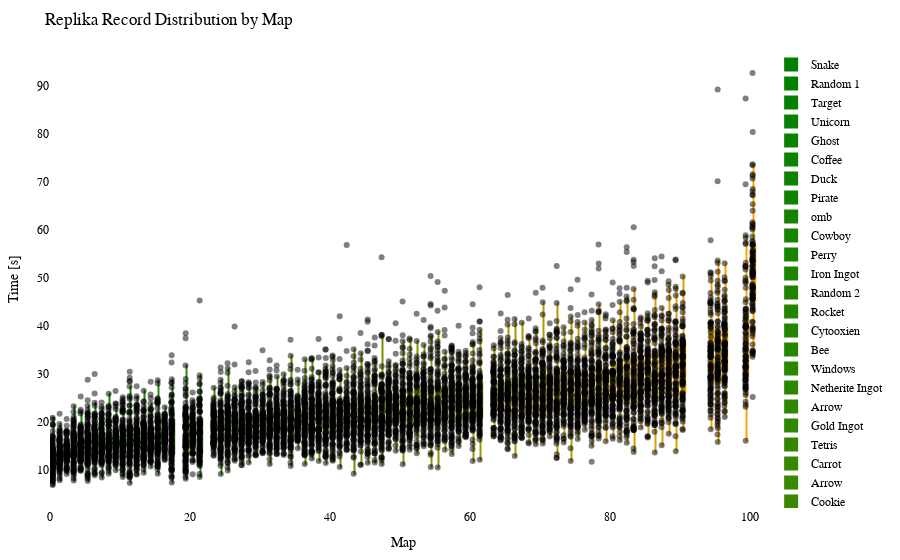

The notebook cell this image was saved under:
### Code cell
import plotly.graph_objects as go
import plotly.io as pio
from matplotlib.colors import LinearSegmentedColormap, to_hex

df = getRecordsDataframe(minigame="Replika")

# sort df columns by mean value 
df = df.reindex(df.mean().sort_values().index, axis=1)

# drop sum column
df = df.drop(columns=["Sum"])

# replace 25 with NaN
df = df.replace(25, np.nan)

# remove "ms " from column names
df.columns = df.columns.str.replace('ms ', '')

# Exclude the first column (assuming it's the column you don't want to include)
df_to_html = df.iloc[:, 1:]

# Calculate the offset for centering the data points
num_columns = len(df_to_html.columns)
offset = 0.5

# Create a green to orange gradient
cmap = LinearSegmentedColormap.from_list("green_orange", ["green", "orange"])
colors = [to_hex(cmap(i / (num_columns - 1))) for i in range(num_columns)]

# Create a Swarm plot using Plotly
fig = go.Figure()

for i, (column, color) in enumerate(zip(df_to_html.columns, colors)):
    x_values = [i + offset] * len(df_to_html[column])  # Adjust x-values with offset for horizontal centering
    fig.add_trace(go.Box(x=x_values,
                         y=df_to_html[column],
                         name=column,
                         boxpoints='all',
                         pointpos=-0.5,  # Adjust point position to prevent overlapping
                         marker=dict(color='rgba(0,0,0,0.5)', size=6),  # Adjust marker color and size
                         line=dict(color=color),
                         fillcolor=color,
                         hovertext=df_to_html.index,
                         hoverinfo='name+text+y',
                         showlegend=True))

fig.update_layout(title="Replika Record Distribution by Map",
                  xaxis=dict(title="Map"),
                  yaxis=dict(title="Time [s]"),
                  showlegend=True,
                  font=dict(family="Arial", size=12, color="black"),  # Customize font
                  plot_bgcolor="white",  # Set background color
                  margin=dict(l=50, r=50, t=50, b=50),  # Adjust margins for better layout
                  )

# Show the figure
fig.show()

# Export the plot to an HTML file
pio.write_html(fig, "out/repl_swarm_plot.html")

### Figure 1 — Plotly figure (JSON) as saved in the notebook; plotly's stock layout.template omitted (floating-point values rounded to 4 significant figures; data arrays with more than 128 entries replaced by an {"elided": "..."} marker saying what was removed)
{"data": [{"boxpoints": "all", "fillcolor": "#008000", "hoverinfo": "name+text+y", "hovertext": {"elided": "155 str values"}, "line": {"color": "#008000"}, "marker": {"color": "rgba(0,0,0,0.5)", "size": 6}, "name": "Snake", "pointpos": -0.5, "showlegend": true, "type": "box", "x": {"elided": "155 float values"}, "y": {"elided": "155 float values"}}, {"boxpoints": "all", "fillcolor": "#028000", "hoverinfo": "name+text+y", "hovertext": {"elided": "155 str values"}, "line": {"color": "#028000"}, "marker": {"color": "rgba(0,0,0,0.5)", "size": 6}, "name": "Random 1", "pointpos": -0.5, "showlegend": true, "type": "box", "x": {"elided": "155 float values"}, "y": {"elided": "155 float values"}}, {"boxpoints": "all", "fillcolor": "#058100", "hoverinfo": "name+text+y", "hovertext": {"elided": "155 str values"}, "line": {"color": "#058100"}, "marker": {"color": "rgba(0,0,0,0.5)", "size": 6}, "name": "Target", "pointpos": -0.5, "showlegend": true, "type": "box", "x": {"elided": "155 float values"}, "y": {"elided": "155 float values"}}, {"boxpoints": "all", "fillcolor": "#078100", "hoverinfo": "name+text+y", "hovertext": {"elided": "155 str values"}, "line": {"color": "#078100"}, "marker": {"color": "rgba(0,0,0,0.5)", "size": 6}, "name": "Unicorn", "pointpos": -0.5, "showlegend": true, "type": "box", "x": {"elided": "155 float values"}, "y": {"elided": "155 float values"}}, {"boxpoints": "all", "fillcolor": "#0a8100", "hoverinfo": "name+text+y", "hovertext": {"elided": "155 str values"}, "line": {"color": "#0a8100"}, "marker": {"color": "rgba(0,0,0,0.5)", "size": 6}, "name": "Ghost", "pointpos": -0.5, "showlegend": true, "type": "box", "x": {"elided": "155 float values"}, "y": {"elided": "155 float values"}}, {"boxpoints": "all", "fillcolor": "#0c8200", "hoverinfo": "name+text+y", "hovertext": {"elided": "155 str values"}, "line": {"color": "#0c8200"}, "marker": {"color": "rgba(0,0,0,0.5)", "size": 6}, "name": "Coffee", "pointpos": -0.5, "showlegend": true, "type": "box", "x": {"elided": "155 float values"}, "y": {"elided": "155 float values"}}, {"boxpoints": "all", "fillcolor": "#0f8200", "hoverinfo": "name+text+y", "hovertext": {"elided": "155 str values"}, "line": {"color": "#0f8200"}, "marker": {"color": "rgba(0,0,0,0.5)", "size": 6}, "name": "Duck", "pointpos": -0.5, "showlegend": true, "type": "box", "x": {"elided": "155 float values"}, "y": {"elided": "155 float values"}}, {"boxpoints": "all", "fillcolor": "#118200", "hoverinfo": "name+text+y", "hovertext": {"elided": "155 str values"}, "line": {"color": "#118200"}, "marker": {"color": "rgba(0,0,0,0.5)", "size": 6}, "name": "Pirate", "pointpos": -0.5, "showlegend": true, "type": "box", "x": {"elided": "155 float values"}, "y": {"elided": "155 float values"}}, {"boxpoints": "all", "fillcolor": "#148300", "hoverinfo": "name+text+y", "hovertext": {"elided": "155 str values"}, "line": {"color": "#148300"}, "marker": {"color": "rgba(0,0,0,0.5)", "size": 6}, "name": "omb", "pointpos": -0.5, "showlegend": true, "type": "box", "x": {"elided": "155 float values"}, "y": {"elided": "155 float values"}}, {"boxpoints": "all", "fillcolor": "#178300", "hoverinfo": "name+text+y", "hovertext": {"elided": "155 str values"}, "line": {"color": "#178300"}, "marker": {"color": "rgba(0,0,0,0.5)", "size": 6}, "name": "Cowboy", "pointpos": -0.5, "showlegend": true, "type": "box", "x": {"elided": "155 float values"}, "y": {"elided": "155 float values"}}, {"boxpoints": "all", "fillcolor": "#198400", "hoverinfo": "name+text+y", "hovertext": {"elided": "155 str values"}, "line": {"color": "#198400"}, "marker": {"color": "rgba(0,0,0,0.5)", "size": 6}, "name": "Perry", "pointpos": -0.5, "showlegend": true, "type": "box", "x": {"elided": "155 float values"}, "y": {"elided": "155 float values"}}, {"boxpoints": "all", "fillcolor": "#1c8400", "hoverinfo": "name+text+y", "hovertext": {"elided": "155 str values"}, "line": {"color": "#1c8400"}, "marker": {"color": "rgba(0,0,0,0.5)", "size": 6}, "name": "Iron Ingot", "pointpos": -0.5, "showlegend": true, "type": "box", "x": {"elided": "155 float values"}, "y": {"elided": "155 float values"}}, {"boxpoints": "all", "fillcolor": "#1e8400", "hoverinfo": "name+text+y", "hovertext": {"elided": "155 str values"}, "line": {"color": "#1e8400"}, "marker": {"color": "rgba(0,0,0,0.5)", "size": 6}, "name": "Random 2", "pointpos": -0.5, "showlegend": true, "type": "box", "x": {"elided": "155 float values"}, "y": {"elided": "155 float values"}}, {"boxpoints": "all", "fillcolor": "#218500", "hoverinfo": "name+text+y", "hovertext": {"elided": "155 str values"}, "line": {"color": "#218500"}, "marker": {"color": "rgba(0,0,0,0.5)", "size": 6}, "name": "Rocket", "pointpos": -0.5, "showlegend": true, "type": "box", "x": {"elided": "155 float values"}, "y": {"elided": "155 float values"}}, {"boxpoints": "all", "fillcolor": "#238500", "hoverinfo": "name+text+y", "hovertext": {"elided": "155 str values"}, "line": {"color": "#238500"}, "marker": {"color": "rgba(0,0,0,0.5)", "size": 6}, "name": "Cytooxien", "pointpos": -0.5, "showlegend": true, "type": "box", "x": {"elided": "155 float values"}, "y": {"elided": "155 float values"}}, {"boxpoints": "all", "fillcolor": "#268600", "hoverinfo": "name+text+y", "hovertext": {"elided": "155 str values"}, "line": {"color": "#268600"}, "marker": {"color": "rgba(0,0,0,0.5)", "size": 6}, "name": "Bee", "pointpos": -0.5, "showlegend": true, "type": "box", "x": {"elided": "155 float values"}, "y": {"elided": "155 float values"}}, {"boxpoints": "all", "fillcolor": "#288600", "hoverinfo": "name+text+y", "hovertext": {"elided": "155 str values"}, "line": {"color": "#288600"}, "marker": {"color": "rgba(0,0,0,0.5)", "size": 6}, "name": "Windows", "pointpos": -0.5, "showlegend": true, "type": "box", "x": {"elided": "155 float values"}, "y": {"elided": "155 float values"}}, {"boxpoints": "all", "fillcolor": "#2b8600", "hoverinfo": "name+text+y", "hovertext": {"elided": "155 str values"}, "line": {"color": "#2b8600"}, "marker": {"color": "rgba(0,0,0,0.5)", "size": 6}, "name": "Netherite Ingot", "pointpos": -0.5, "showlegend": true, "type": "box", "x": {"elided": "155 float values"}, "y": {"elided": "155 float values"}}, {"boxpoints": "all", "fillcolor": "#2e8700", "hoverinfo": "name+text+y", "hovertext": {"elided": "155 str values"}, "line": {"color": "#2e8700"}, "marker": {"color": "rgba(0,0,0,0.5)", "size": 6}, "name": "Arrow", "pointpos": -0.5, "showlegend": true, "type": "box", "x": {"elided": "155 float values"}, "y": {"elided": "155x2 float values"}}, {"boxpoints": "all", "fillcolor": "#308700", "hoverinfo": "name+text+y", "hovertext": {"elided": "155 str values"}, "line": {"color": "#308700"}, "marker": {"color": "rgba(0,0,0,0.5)", "size": 6}, "name": "Gold Ingot", "pointpos": -0.5, "showlegend": true, "type": "box", "x": {"elided": "155 float values"}, "y": {"elided": "155 float values"}}, {"boxpoints": "all", "fillcolor": "#338700", "hoverinfo": "name+text+y", "hovertext": {"elided": "155 str values"}, "line": {"color": "#338700"}, "marker": {"color": "rgba(0,0,0,0.5)", "size": 6}, "name": "Tetris", "pointpos": -0.5, "showlegend": true, "type": "box", "x": {"elided": "155 float values"}, "y": {"elided": "155 float values"}}, {"boxpoints": "all", "fillcolor": "#358800", "hoverinfo": "name+text+y", "hovertext": {"elided": "155 str values"}, "line": {"color": "#358800"}, "marker": {"color": "rgba(0,0,0,0.5)", "size": 6}, "name": "Carrot", "pointpos": -0.5, "showlegend": true, "type": "box", "x": {"elided": "155 float values"}, "y": {"elided": "155 float values"}}, {"boxpoints": "all", "fillcolor": "#388800", "hoverinfo": "name+text+y", "hovertext": {"elided": "155 str values"}, "line": {"color": "#388800"}, "marker": {"color": "rgba(0,0,0,0.5)", "size": 6}, "name": "Arrow", "pointpos": -0.5, "showlegend": true, "type": "box", "x": {"elided": "155 float values"}, "y": {"elided": "155x2 float values"}}, {"boxpoints": "all", "fillcolor": "#3a8800", "hoverinfo": "name+text+y", "hovertext": {"elided": "155 str values"}, "line": {"color": "#3a8800"}, "marker": {"color": "rgba(0,0,0,0.5)", "size": 6}, "name": "Cookie", "pointpos": -0.5, "showlegend": true, "type": "box", "x": {"elided": "155 float values"}, "y": {"elided": "155 float values"}}, {"boxpoints": "all", "fillcolor": "#3d8900", "hoverinfo": "name+text+y", "hovertext": {"elided": "155 str values"}, "line": {"color": "#3d8900"}, "marker": {"color": "rgba(0,0,0,0.5)", "size": 6}, "name": "Krabs", "pointpos": -0.5, "showlegend": true, "type": "box", "x": {"elided": "155 float values"}, "y": {"elided": "155 float values"}}, {"boxpoints": "all", "fillcolor": "#408900", "hoverinfo": "name+text+y", "hovertext": {"elided": "155 str values"}, "line": {"color": "#408900"}, "marker": {"color": "rgba(0,0,0,0.5)", "size": 6}, "name": "Poppy", "pointpos": -0.5, "showlegend": true, "type": "box", "x": {"elided": "155 float values"}, "y": {"elided": "155 float values"}}, {"boxpoints": "all", "fillcolor": "#428a00", "hoverinfo": "name+text+y", "hovertext": {"elided": "155 str values"}, "line": {"color": "#428a00"}, "marker": {"color": "rgba(0,0,0,0.5)", "size": 6}, "name": "Koopa", "pointpos": -0.5, "showlegend": true, "type": "box", "x": {"elided": "155 float values"}, "y": {"elided": "155 float values"}}, {"boxpoints": "all", "fillcolor": "#458a00", "hoverinfo": "name+text+y", "hovertext": {"elided": "155 str values"}, "line": {"color": "#458a00"}, "marker": {"color": "rgba(0,0,0,0.5)", "size": 6}, "name": "Pacman Ghost", "pointpos": -0.5, "showlegend": true, "type": "box", "x": {"elided": "155 float values"}, "y": {"elided": "155 float values"}}, {"boxpoints": "all", "fillcolor": "#478a00", "hoverinfo": "name+text+y", "hovertext": {"elided": "155 str values"}, "line": {"color": "#478a00"}, "marker": {"color": "rgba(0,0,0,0.5)", "size": 6}, "name": "Water Temple", "pointpos": -0.5, "showlegend": true, "type": "box", "x": {"elided": "155 float values"}, "y": {"elided": "155 float values"}}, {"boxpoints": "all", "fillcolor": "#4a8b00", "hoverinfo": "name+text+y", "hovertext": {"elided": "155 str values"}, "line": {"color": "#4a8b00"}, "marker": {"color": "rgba(0,0,0,0.5)", "size": 6}, "name": "Twitch", "pointpos": -0.5, "showlegend": true, "type": "box", "x": {"elided": "155 float values"}, "y": {"elided": "155 float values"}}, {"boxpoints": "all", "fillcolor": "#4c8b00", "hoverinfo": "name+text+y", "hovertext": {"elided": "155 str values"}, "line": {"color": "#4c8b00"}, "marker": {"color": "rgba(0,0,0,0.5)", "size": 6}, "name": "Controller", "pointpos": -0.5, "showlegend": true, "type": "box", "x": {"elided": "155 float values"}, "y": {"elided": "155 float values"}}, {"boxpoints": "all", "fillcolor": "#4f8b00", "hoverinfo": "name+text+y", "hovertext": {"elided": "155 str values"}, "line": {"color": "#4f8b00"}, "marker": {"color": "rgba(0,0,0,0.5)", "size": 6}, "name": "Mario", "pointpos": -0.5, "showlegend": true, "type": "box", "x": {"elided": "155 float values"}, "y": {"elided": "155 float values"}}, {"boxpoints": "all", "fillcolor": "#518c00", "hoverinfo": "name+text+y", "hovertext": {"elided": "155 str values"}, "line": {"color": "#518c00"}, "marker": {"color": "rgba(0,0,0,0.5)", "size": 6}, "name": "Diskette", "pointpos": -0.5, "showlegend": true, "type": "box", "x": {"elided": "155 float values"}, "y": {"elided": "155 float values"}}, {"boxpoints": "all", "fillcolor": "#548c00", "hoverinfo": "name+text+y", "hovertext": {"elided": "155 str values"}, "line": {"color": "#548c00"}, "marker": {"color": "rgba(0,0,0,0.5)", "size": 6}, "name": "Poke Ball", "pointpos": -0.5, "showlegend": true, "type": "box", "x": {"elided": "155 float values"}, "y": {"elided": "155 float values"}}, {"boxpoints": "all", "fillcolor": "#578d00", "hoverinfo": "name+text+y", "hovertext": {"elided": "155 str values"}, "line": {"color": "#578d00"}, "marker": {"color": "rgba(0,0,0,0.5)", "size": 6}, "name": "House", "pointpos": -0.5, "showlegend": true, "type": "box", "x": {"elided": "155 float values"}, "y": {"elided": "155 float values"}}, {"boxpoints": "all", "fillcolor": "#598d00", "hoverinfo": "name+text+y", "hovertext": {"elided": "155 str values"}, "line": {"color": "#598d00"}, "marker": {"color": "rgba(0,0,0,0.5)", "size": 6}, "name": "Camera", "pointpos": -0.5, "showlegend": true, "type": "box", "x": {"elided": "155 float values"}, "y": {"elided": "155 float values"}}, {"boxpoints": "all", "fillcolor": "#5c8d00", "hoverinfo": "name+text+y", "hovertext": {"elided": "155 str values"}, "line": {"color": "#5c8d00"}, "marker": {"color": "rgba(0,0,0,0.5)", "size": 6}, "name": "Caterpie", "pointpos": -0.5, "showlegend": true, "type": "box", "x": {"elided": "155 float values"}, "y": {"elided": "155 float values"}}, {"boxpoints": "all", "fillcolor": "#5e8e00", "hoverinfo": "name+text+y", "hovertext": {"elided": "155 str values"}, "line": {"color": "#5e8e00"}, "marker": {"color": "rgba(0,0,0,0.5)", "size": 6}, "name": "YouTube", "pointpos": -0.5, "showlegend": true, "type": "box", "x": {"elided": "155 float values"}, "y": {"elided": "155 float values"}}, {"boxpoints": "all", "fillcolor": "#618e00", "hoverinfo": "name+text+y", "hovertext": {"elided": "155 str values"}, "line": {"color": "#618e00"}, "marker": {"color": "rgba(0,0,0,0.5)", "size": 6}, "name": "Parrot", "pointpos": -0.5, "showlegend": true, "type": "box", "x": {"elided": "155 float values"}, "y": {"elided": "155 float values"}}, {"boxpoints": "all", "fillcolor": "#638e00", "hoverinfo": "name+text+y", "hovertext": {"elided": "155 str values"}, "line": {"color": "#638e00"}, "marker": {"color": "rgba(0,0,0,0.5)", "size": 6}, "name": "Sonic", "pointpos": -0.5, "showlegend": true, "type": "box", "x": {"elided": "155 float values"}, "y": {"elided": "155 float values"}}, {"boxpoints": "all", "fillcolor": "#668f00", "hoverinfo": "name+text+y", "hovertext": {"elided": "155 str values"}, "line": {"color": "#668f00"}, "marker": {"color": "rgba(0,0,0,0.5)", "size": 6}, "name": "Chicken", "pointpos": -0.5, "showlegend": true, "type": "box", "x": {"elided": "155 float values"}, "y": {"elided": "155 float values"}}, {"boxpoints": "all", "fillcolor": "#688f00", "hoverinfo": "name+text+y", "hovertext": {"elided": "155 str values"}, "line": {"color": "#688f00"}, "marker": {"color": "rgba(0,0,0,0.5)", "size": 6}, "name": "Baby Yoda", "pointpos": -0.5, "showlegend": true, "type": "box", "x": {"elided": "155 float values"}, "y": {"elided": "155 float values"}}, {"boxpoints": "all", "fillcolor": "#6b9000", "hoverinfo": "name+text+y", "hovertext": {"elided": "155 str values"}, "line": {"color": "#6b9000"}, "marker": {"color": "rgba(0,0,0,0.5)", "size": 6}, "name": "Twitter", "pointpos": -0.5, "showlegend": true, "type": "box", "x": {"elided": "155 float values"}, "y": {"elided": "155 float values"}}, {"boxpoints": "all", "fillcolor": "#6e9000", "hoverinfo": "name+text+y", "hovertext": {"elided": "155 str values"}, "line": {"color": "#6e9000"}, "marker": {"color": "rgba(0,0,0,0.5)", "size": 6}, "name": "Excavator", "pointpos": -0.5, "showlegend": true, "type": "box", "x": {"elided": "155 float values"}, "y": {"elided": "155 float values"}}, {"boxpoints": "all", "fillcolor": "#709000", "hoverinfo": "name+text+y", "hovertext": {"elided": "155 str values"}, "line": {"color": "#709000"}, "marker": {"color": "rgba(0,0,0,0.5)", "size": 6}, "name": "Fox", "pointpos": -0.5, "showlegend": true, "type": "box", "x": {"elided": "155 float values"}, "y": {"elided": "155 float values"}}, {"boxpoints": "all", "fillcolor": "#739100", "hoverinfo": "name+text+y", "hovertext": {"elided": "155 str values"}, "line": {"color": "#739100"}, "marker": {"color": "rgba(0,0,0,0.5)", "size": 6}, "name": "Frog", "pointpos": -0.5, "showlegend": true, "type": "box", "x": {"elided": "155 float values"}, "y": {"elided": "155 float values"}}, {"boxpoints": "all", "fillcolor": "#759100", "hoverinfo": "name+text+y", "hovertext": {"elided": "155 str values"}, "line": {"color": "#759100"}, "marker": {"color": "rgba(0,0,0,0.5)", "size": 6}, "name": "of Meat", "pointpos": -0.5, "showlegend": true, "type": "box", "x": {"elided": "155 float values"}, "y": {"elided": "155 float values"}}, {"boxpoints": "all", "fillcolor": "#789100", "hoverinfo": "name+text+y", "hovertext": {"elided": "155 str values"}, "line": {"color": "#789100"}, "marker": {"color": "rgba(0,0,0,0.5)", "size": 6}, "name": "Egg", "pointpos": -0.5, "showlegend": true, "type": "box", "x": {"elided": "155 float values"}, "y": {"elided": "155 float values"}}, {"boxpoints": "all", "fillcolor": "#7a9200", "hoverinfo": "name+text+y", "hovertext": {"elided": "155 str values"}, "line": {"color": "#7a9200"}, "marker": {"color": "rgba(0,0,0,0.5)", "size": 6}, "name": "Thinking", "pointpos": -0.5, "showlegend": true, "type": "box", "x": {"elided": "155 float values"}, "y": {"elided": "155 float values"}}, {"boxpoints": "all", "fillcolor": "#7d9200", "hoverinfo": "name+text+y", "hovertext": {"elided": "155 str values"}, "line": {"color": "#7d9200"}, "marker": {"color": "rgba(0,0,0,0.5)", "size": 6}, "name": "Thinking 2", "pointpos": -0.5, "showlegend": true, "type": "box", "x": {"elided": "155 float values"}, "y": {"elided": "155 float values"}}, {"boxpoints": "all", "fillcolor": "#809300", "hoverinfo": "name+text+y", "hovertext": {"elided": "155 str values"}, "line": {"color": "#809300"}, "marker": {"color": "rgba(0,0,0,0.5)", "size": 6}, "name": "The Sea", "pointpos": -0.5, "showlegend": true, "type": "box", "x": {"elided": "155 float values"}, "y": {"elided": "155 float values"}}, {"boxpoints": "all", "fillcolor": "#829300", "hoverinfo": "name+text+y", "hovertext": {"elided": "155 str values"}, "line": {"color": "#829300"}, "marker": {"color": "rgba(0,0,0,0.5)", "size": 6}, "name": "Tree", "pointpos": -0.5, "showlegend": true, "type": "box", "x": {"elided": "155 float values"}, "y": {"elided": "155 float values"}}, {"boxpoints": "all", "fillcolor": "#859300", "hoverinfo": "name+text+y", "hovertext": {"elided": "155 str values"}, "line": {"color": "#859300"}, "marker": {"color": "rgba(0,0,0,0.5)", "size": 6}, "name": "ppHop 2", "pointpos": -0.5, "showlegend": true, "type": "box", "x": {"elided": "155 float values"}, "y": {"elided": "155 float values"}}, {"boxpoints": "all", "fillcolor": "#879400", "hoverinfo": "name+text+y", "hovertext": {"elided": "155 str values"}, "line": {"color": "#879400"}, "marker": {"color": "rgba(0,0,0,0.5)", "size": 6}, "name": "Heart", "pointpos": -0.5, "showlegend": true, "type": "box", "x": {"elided": "155 float values"}, "y": {"elided": "155 float values"}}, {"boxpoints": "all", "fillcolor": "#8a9400", "hoverinfo": "name+text+y", "hovertext": {"elided": "155 str values"}, "line": {"color": "#8a9400"}, "marker": {"color": "rgba(0,0,0,0.5)", "size": 6}, "name": "Pizza", "pointpos": -0.5, "showlegend": true, "type": "box", "x": {"elided": "155 float values"}, "y": {"elided": "155 float values"}}, {"boxpoints": "all", "fillcolor": "#8c9400", "hoverinfo": "name+text+y", "hovertext": {"elided": "155 str values"}, "line": {"color": "#8c9400"}, "marker": {"color": "rgba(0,0,0,0.5)", "size": 6}, "name": "Sheep", "pointpos": -0.5, "showlegend": true, "type": "box", "x": {"elided": "155 float values"}, "y": {"elided": "155 float values"}}, {"boxpoints": "all", "fillcolor": "#8f9500", "hoverinfo": "name+text+y", "hovertext": {"elided": "155 str values"}, "line": {"color": "#8f9500"}, "marker": {"color": "rgba(0,0,0,0.5)", "size": 6}, "name": "Up", "pointpos": -0.5, "showlegend": true, "type": "box", "x": {"elided": "155 float values"}, "y": {"elided": "155 float values"}}, {"boxpoints": "all", "fillcolor": "#919500", "hoverinfo": "name+text+y", "hovertext": {"elided": "155 str values"}, "line": {"color": "#919500"}, "marker": {"color": "rgba(0,0,0,0.5)", "size": 6}, "name": "French Fries", "pointpos": -0.5, "showlegend": true, "type": "box", "x": {"elided": "155 float values"}, "y": {"elided": "155 float values"}}, {"boxpoints": "all", "fillcolor": "#949500", "hoverinfo": "name+text+y", "hovertext": {"elided": "155 str values"}, "line": {"color": "#949500"}, "marker": {"color": "rgba(0,0,0,0.5)", "size": 6}, "name": "Skeleton", "pointpos": -0.5, "showlegend": true, "type": "box", "x": {"elided": "155 float values"}, "y": {"elided": "155 float values"}}, {"boxpoints": "all", "fillcolor": "#979600", "hoverinfo": "name+text+y", "hovertext": {"elided": "155 str values"}, "line": {"color": "#979600"}, "marker": {"color": "rgba(0,0,0,0.5)", "size": 6}, "name": "Among Us", "pointpos": -0.5, "showlegend": true, "type": "box", "x": {"elided": "155 float values"}, "y": {"elided": "155 float values"}}, {"boxpoints": "all", "fillcolor": "#999600", "hoverinfo": "name+text+y", "hovertext": {"elided": "155 str values"}, "line": {"color": "#999600"}, "marker": {"color": "rgba(0,0,0,0.5)", "size": 6}, "name": "Mountain", "pointpos": -0.5, "showlegend": true, "type": "box", "x": {"elided": "155 float values"}, "y": {"elided": "155 float values"}}, {"boxpoints": "all", "fillcolor": "#9c9700", "hoverinfo": "name+text+y", "hovertext": {"elided": "155 str values"}, "line": {"color": "#9c9700"}, "marker": {"color": "rgba(0,0,0,0.5)", "size": 6}, "name": "Cherry", "pointpos": -0.5, "showlegend": true, "type": "box", "x": {"elided": "155 float values"}, "y": {"elided": "155 float values"}}, {"boxpoints": "all", "fillcolor": "#9e9700", "hoverinfo": "name+text+y", "hovertext": {"elided": "155 str values"}, "line": {"color": "#9e9700"}, "marker": {"color": "rgba(0,0,0,0.5)", "size": 6}, "name": "Cow", "pointpos": -0.5, "showlegend": true, "type": "box", "x": {"elided": "155 float values"}, "y": {"elided": "155x2 float values"}}, {"boxpoints": "all", "fillcolor": "#a19700", "hoverinfo": "name+text+y", "hovertext": {"elided": "155 str values"}, "line": {"color": "#a19700"}, "marker": {"color": "rgba(0,0,0,0.5)", "size": 6}, "name": "Blue Monster", "pointpos": -0.5, "showlegend": true, "type": "box", "x": {"elided": "155 float values"}, "y": {"elided": "155 float values"}}, {"boxpoints": "all", "fillcolor": "#a39800", "hoverinfo": "name+text+y", "hovertext": {"elided": "155 str values"}, "line": {"color": "#a39800"}, "marker": {"color": "rgba(0,0,0,0.5)", "size": 6}, "name": "Hourglass", "pointpos": -0.5, "showlegend": true, "type": "box", "x": {"elided": "155 float values"}, "y": {"elided": "155 float values"}}, {"boxpoints": "all", "fillcolor": "#a69800", "hoverinfo": "name+text+y", "hovertext": {"elided": "155 str values"}, "line": {"color": "#a69800"}, "marker": {"color": "rgba(0,0,0,0.5)", "size": 6}, "name": "Wizard", "pointpos": -0.5, "showlegend": true, "type": "box", "x": {"elided": "155 float values"}, "y": {"elided": "155 float values"}}, {"boxpoints": "all", "fillcolor": "#a89800", "hoverinfo": "name+text+y", "hovertext": {"elided": "155 str values"}, "line": {"color": "#a89800"}, "marker": {"color": "rgba(0,0,0,0.5)", "size": 6}, "name": "Eevee", "pointpos": -0.5, "showlegend": true, "type": "box", "x": {"elided": "155 float values"}, "y": {"elided": "155 float values"}}, {"boxpoints": "all", "fillcolor": "#ab9900", "hoverinfo": "name+text+y", "hovertext": {"elided": "155 str values"}, "line": {"color": "#ab9900"}, "marker": {"color": "rgba(0,0,0,0.5)", "size": 6}, "name": "Galaxian Alien", "pointpos": -0.5, "showlegend": true, "type": "box", "x": {"elided": "155 float values"}, "y": {"elided": "155 float values"}}, {"boxpoints": "all", "fillcolor": "#ae9900", "hoverinfo": "name+text+y", "hovertext": {"elided": "155 str values"}, "line": {"color": "#ae9900"}, "marker": {"color": "rgba(0,0,0,0.5)", "size": 6}, "name": "Spider", "pointpos": -0.5, "showlegend": true, "type": "box", "x": {"elided": "155 float values"}, "y": {"elided": "155 float values"}}, {"boxpoints": "all", "fillcolor": "#b09a00", "hoverinfo": "name+text+y", "hovertext": {"elided": "155 str values"}, "line": {"color": "#b09a00"}, "marker": {"color": "rgba(0,0,0,0.5)", "size": 6}, "name": "ppHop 1", "pointpos": -0.5, "showlegend": true, "type": "box", "x": {"elided": "155 float values"}, "y": {"elided": "155 float values"}}, {"boxpoints": "all", "fillcolor": "#b39a00", "hoverinfo": "name+text+y", "hovertext": {"elided": "155 str values"}, "line": {"color": "#b39a00"}, "marker": {"color": "rgba(0,0,0,0.5)", "size": 6}, "name": "Zombie", "pointpos": -0.5, "showlegend": true, "type": "box", "x": {"elided": "155 float values"}, "y": {"elided": "155 float values"}}, {"boxpoints": "all", "fillcolor": "#b59a00", "hoverinfo": "name+text+y", "hovertext": {"elided": "155 str values"}, "line": {"color": "#b59a00"}, "marker": {"color": "rgba(0,0,0,0.5)", "size": 6}, "name": "Turtle", "pointpos": -0.5, "showlegend": true, "type": "box", "x": {"elided": "155 float values"}, "y": {"elided": "155 float values"}}, {"boxpoints": "all", "fillcolor": "#b89b00", "hoverinfo": "name+text+y", "hovertext": {"elided": "155 str values"}, "line": {"color": "#b89b00"}, "marker": {"color": "rgba(0,0,0,0.5)", "size": 6}, "name": "Penguin", "pointpos": -0.5, "showlegend": true, "type": "box", "x": {"elided": "155 float values"}, "y": {"elided": "155 float values"}}, {"boxpoints": "all", "fillcolor": "#ba9b00", "hoverinfo": "name+text+y", "hovertext": {"elided": "155 str values"}, "line": {"color": "#ba9b00"}, "marker": {"color": "rgba(0,0,0,0.5)", "size": 6}, "name": "Slime", "pointpos": -0.5, "showlegend": true, "type": "box", "x": {"elided": "155 float values"}, "y": {"elided": "155 float values"}}, {"boxpoints": "all", "fillcolor": "#bd9b00", "hoverinfo": "name+text+y", "hovertext": {"elided": "155 str values"}, "line": {"color": "#bd9b00"}, "marker": {"color": "rgba(0,0,0,0.5)", "size": 6}, "name": "Mouse", "pointpos": -0.5, "showlegend": true, "type": "box", "x": {"elided": "155 float values"}, "y": {"elided": "155 float values"}}, {"boxpoints": "all", "fillcolor": "#c09c00", "hoverinfo": "name+text+y", "hovertext": {"elided": "155 str values"}, "line": {"color": "#c09c00"}, "marker": {"color": "rgba(0,0,0,0.5)", "size": 6}, "name": "muss los", "pointpos": -0.5, "showlegend": true, "type": "box", "x": {"elided": "155 float values"}, "y": {"elided": "155 float values"}}, {"boxpoints": "all", "fillcolor": "#c29c00", "hoverinfo": "name+text+y", "hovertext": {"elided": "155 str values"}, "line": {"color": "#c29c00"}, "marker": {"color": "rgba(0,0,0,0.5)", "size": 6}, "name": "Instagram", "pointpos": -0.5, "showlegend": true, "type": "box", "x": {"elided": "155 float values"}, "y": {"elided": "155 float values"}}, {"boxpoints": "all", "fillcolor": "#c59d00", "hoverinfo": "name+text+y", "hovertext": {"elided": "155 str values"}, "line": {"color": "#c59d00"}, "marker": {"color": "rgba(0,0,0,0.5)", "size": 6}, "name": "Skeleton Skull", "pointpos": -0.5, "showlegend": true, "type": "box", "x": {"elided": "155 float values"}, "y": {"elided": "155 float values"}}, {"boxpoints": "all", "fillcolor": "#c79d00", "hoverinfo": "name+text+y", "hovertext": {"elided": "155 str values"}, "line": {"color": "#c79d00"}, "marker": {"color": "rgba(0,0,0,0.5)", "size": 6}, "name": "Blinky", "pointpos": -0.5, "showlegend": true, "type": "box", "x": {"elided": "155 float values"}, "y": {"elided": "155 float values"}}, {"boxpoints": "all", "fillcolor": "#ca9d00", "hoverinfo": "name+text+y", "hovertext": {"elided": "155 str values"}, "line": {"color": "#ca9d00"}, "marker": {"color": "rgba(0,0,0,0.5)", "size": 6}, "name": "Charizard", "pointpos": -0.5, "showlegend": true, "type": "box", "x": {"elided": "155 float values"}, "y": {"elided": "155 float values"}}, {"boxpoints": "all", "fillcolor": "#cc9e00", "hoverinfo": "name+text+y", "hovertext": {"elided": "155 str values"}, "line": {"color": "#cc9e00"}, "marker": {"color": "rgba(0,0,0,0.5)", "size": 6}, "name": "Cake", "pointpos": -0.5, "showlegend": true, "type": "box", "x": {"elided": "155 float values"}, "y": {"elided": "155 float values"}}, {"boxpoints": "all", "fillcolor": "#cf9e00", "hoverinfo": "name+text+y", "hovertext": {"elided": "155 str values"}, "line": {"color": "#cf9e00"}, "marker": {"color": "rgba(0,0,0,0.5)", "size": 6}, "name": "Globe", "pointpos": -0.5, "showlegend": true, "type": "box", "x": {"elided": "155 float values"}, "y": {"elided": "155 float values"}}, {"boxpoints": "all", "fillcolor": "#d19e00", "hoverinfo": "name+text+y", "hovertext": {"elided": "155 str values"}, "line": {"color": "#d19e00"}, "marker": {"color": "rgba(0,0,0,0.5)", "size": 6}, "name": "Princess", "pointpos": -0.5, "showlegend": true, "type": "box", "x": {"elided": "155 float values"}, "y": {"elided": "155 float values"}}, {"boxpoints": "all", "fillcolor": "#d49f00", "hoverinfo": "name+text+y", "hovertext": {"elided": "155 str values"}, "line": {"color": "#d49f00"}, "marker": {"color": "rgba(0,0,0,0.5)", "size": 6}, "name": "Apple", "pointpos": -0.5, "showlegend": true, "type": "box", "x": {"elided": "155 float values"}, "y": {"elided": "155 float values"}}, {"boxpoints": "all", "fillcolor": "#d79f00", "hoverinfo": "name+text+y", "hovertext": {"elided": "155 str values"}, "line": {"color": "#d79f00"}, "marker": {"color": "rgba(0,0,0,0.5)", "size": 6}, "name": "TNT", "pointpos": -0.5, "showlegend": true, "type": "box", "x": {"elided": "155 float values"}, "y": {"elided": "155 float values"}}, {"boxpoints": "all", "fillcolor": "#d99f00", "hoverinfo": "name+text+y", "hovertext": {"elided": "155 str values"}, "line": {"color": "#d99f00"}, "marker": {"color": "rgba(0,0,0,0.5)", "size": 6}, "name": "Smurf", "pointpos": -0.5, "showlegend": true, "type": "box", "x": {"elided": "155 float values"}, "y": {"elided": "155 float values"}}, {"boxpoints": "all", "fillcolor": "#dca000", "hoverinfo": "name+text+y", "hovertext": {"elided": "155 str values"}, "line": {"color": "#dca000"}, "marker": {"color": "rgba(0,0,0,0.5)", "size": 6}, "name": "Kitty", "pointpos": -0.5, "showlegend": true, "type": "box", "x": {"elided": "155 float values"}, "y": {"elided": "155 float values"}}, {"boxpoints": "all", "fillcolor": "#dea000", "hoverinfo": "name+text+y", "hovertext": {"elided": "155 str values"}, "line": {"color": "#dea000"}, "marker": {"color": "rgba(0,0,0,0.5)", "size": 6}, "name": "Robin Hood", "pointpos": -0.5, "showlegend": true, "type": "box", "x": {"elided": "155 float values"}, "y": {"elided": "155 float values"}}, {"boxpoints": "all", "fillcolor": "#e1a100", "hoverinfo": "name+text+y", "hovertext": {"elided": "155 str values"}, "line": {"color": "#e1a100"}, "marker": {"color": "rgba(0,0,0,0.5)", "size": 6}, "name": "Mooshroom", "pointpos": -0.5, "showlegend": true, "type": "box", "x": {"elided": "155 float values"}, "y": {"elided": "155 float values"}}, {"boxpoints": "all", "fillcolor": "#e3a100", "hoverinfo": "name+text+y", "hovertext": {"elided": "155 str values"}, "line": {"color": "#e3a100"}, "marker": {"color": "rgba(0,0,0,0.5)", "size": 6}, "name": "Toad", "pointpos": -0.5, "showlegend": true, "type": "box", "x": {"elided": "155 float values"}, "y": {"elided": "155 float values"}}, {"boxpoints": "all", "fillcolor": "#e6a100", "hoverinfo": "name+text+y", "hovertext": {"elided": "155 str values"}, "line": {"color": "#e6a100"}, "marker": {"color": "rgba(0,0,0,0.5)", "size": 6}, "name": "Guardian", "pointpos": -0.5, "showlegend": true, "type": "box", "x": {"elided": "155 float values"}, "y": {"elided": "155 float values"}}, {"boxpoints": "all", "fillcolor": "#e8a200", "hoverinfo": "name+text+y", "hovertext": {"elided": "155 str values"}, "line": {"color": "#e8a200"}, "marker": {"color": "rgba(0,0,0,0.5)", "size": 6}, "name": "Cow", "pointpos": -0.5, "showlegend": true, "type": "box", "x": {"elided": "155 float values"}, "y": {"elided": "155x2 float values"}}, {"boxpoints": "all", "fillcolor": "#eba200", "hoverinfo": "name+text+y", "hovertext": {"elided": "155 str values"}, "line": {"color": "#eba200"}, "marker": {"color": "rgba(0,0,0,0.5)", "size": 6}, "name": "Doge", "pointpos": -0.5, "showlegend": true, "type": "box", "x": {"elided": "155 float values"}, "y": {"elided": "155x2 float values"}}, {"boxpoints": "all", "fillcolor": "#eea300", "hoverinfo": "name+text+y", "hovertext": {"elided": "155 str values"}, "line": {"color": "#eea300"}, "marker": {"color": "rgba(0,0,0,0.5)", "size": 6}, "name": "Doge", "pointpos": -0.5, "showlegend": true, "type": "box", "x": {"elided": "155 float values"}, "y": {"elided": "155x2 float values"}}, {"boxpoints": "all", "fillcolor": "#f0a300", "hoverinfo": "name+text+y", "hovertext": {"elided": "155 str values"}, "line": {"color": "#f0a300"}, "marker": {"color": "rgba(0,0,0,0.5)", "size": 6}, "name": "Kirby", "pointpos": -0.5, "showlegend": true, "type": "box", "x": {"elided": "155 float values"}, "y": {"elided": "155 float values"}}, {"boxpoints": "all", "fillcolor": "#f3a300", "hoverinfo": "name+text+y", "hovertext": {"elided": "155 str values"}, "line": {"color": "#f3a300"}, "marker": {"color": "rgba(0,0,0,0.5)", "size": 6}, "name": "Ender Pearl", "pointpos": -0.5, "showlegend": true, "type": "box", "x": {"elided": "155 float values"}, "y": {"elided": "155 float values"}}, {"boxpoints": "all", "fillcolor": "#f5a400", "hoverinfo": "name+text+y", "hovertext": {"elided": "155 str values"}, "line": {"color": "#f5a400"}, "marker": {"color": "rgba(0,0,0,0.5)", "size": 6}, "name": "Piranha Plant", "pointpos": -0.5, "showlegend": true, "type": "box", "x": {"elided": "155 float values"}, "y": {"elided": "155 float values"}}, {"boxpoints": "all", "fillcolor": "#f8a400", "hoverinfo": "name+text+y", "hovertext": {"elided": "155 str values"}, "line": {"color": "#f8a400"}, "marker": {"color": "rgba(0,0,0,0.5)", "size": 6}, "name": "Deadpool", "pointpos": -0.5, "showlegend": true, "type": "box", "x": {"elided": "155 float values"}, "y": {"elided": "155x2 float values"}}, {"boxpoints": "all", "fillcolor": "#faa400", "hoverinfo": "name+text+y", "hovertext": {"elided": "155 str values"}, "line": {"color": "#faa400"}, "marker": {"color": "rgba(0,0,0,0.5)", "size": 6}, "name": "Deadpool", "pointpos": -0.5, "showlegend": true, "type": "box", "x": {"elided": "155 float values"}, "y": {"elided": "155x2 float values"}}, {"boxpoints": "all", "fillcolor": "#fda500", "hoverinfo": "name+text+y", "hovertext": {"elided": "155 str values"}, "line": {"color": "#fda500"}, "marker": {"color": "rgba(0,0,0,0.5)", "size": 6}, "name": "Pikachu", "pointpos": -0.5, "showlegend": true, "type": "box", "x": {"elided": "155 float values"}, "y": {"elided": "155 float values"}}, {"boxpoints": "all", "fillcolor": "#ffa500", "hoverinfo": "name+text+y", "hovertext": {"elided": "155 str values"}, "line": {"color": "#ffa500"}, "marker": {"color": "rgba(0,0,0,0.5)", "size": 6}, "name": "Creeper", "pointpos": -0.5, "showlegend": true, "type": "box", "x": {"elided": "155 float values"}, "y": {"elided": "155 float values"}}], "layout": {"font": {"color": "black", "family": "Arial", "size": 12}, "margin": {"b": 50, "l": 50, "r": 50, "t": 50}, "plot_bgcolor": "white", "showlegend": true, "title": {"text": "Replika Record Distribution by Map"}, "xaxis": {"title": {"text": "Map"}}, "yaxis": {"title": {"text": "Time [s]"}}}}
